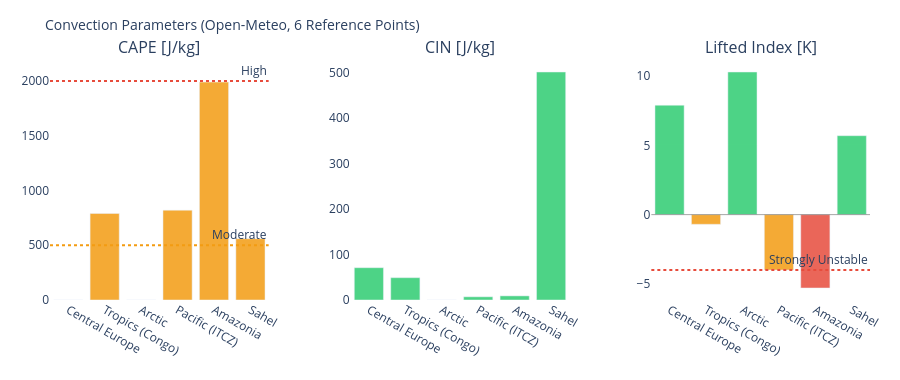

The cell this chart's notebook holds for it:
### Markdown cell above
---
## 3. Visualizations

### Code cell
# ============================================================
# CAPE / CIN / LIFTED INDEX – Convection potential
# ============================================================

if not df_atm.empty:
    fig = make_subplots(
        rows=1, cols=3,
        subplot_titles=['CAPE [J/kg]', 'CIN [J/kg]', 'Lifted Index [K]'],
        horizontal_spacing=0.1
    )
    pts = df_atm['point'].tolist()
    pt_colors = ['#E85D24','#185FA5','#888780','#378ADD','#639922','#F2A623']

    # CAPE – höher = mehr Gewitterpotential
    cape_vals = df_atm['cape'].fillna(0).tolist()
    cape_colors = ['#e74c3c' if v > 2000 else '#f39c12' if v > 500 else '#2ecc71'
                   for v in cape_vals]
    fig.add_trace(go.Bar(x=pts, y=cape_vals, marker_color=cape_colors,
                         opacity=0.85, showlegend=False), row=1, col=1)
    fig.add_hline(y=2000, line_dash='dot', line_color='#e74c3c',
                  annotation_text='High', row=1, col=1)
    fig.add_hline(y=500,  line_dash='dot', line_color='#f39c12',
                  annotation_text='Moderate', row=1, col=1)

    # CIN – negativer = stärker gedeckelt (weniger Auslöse)
    cin_vals = df_atm['cin'].fillna(0).tolist()
    cin_colors = ['#e74c3c' if v < -200 else '#f39c12' if v < -50 else '#2ecc71'
                  for v in cin_vals]
    fig.add_trace(go.Bar(x=pts, y=cin_vals, marker_color=cin_colors,
                         opacity=0.85, showlegend=False), row=1, col=2)

    # Lifted Index – negativ = instabil
    li_vals = df_atm['li'].fillna(0).tolist()
    li_colors = ['#e74c3c' if v < -4 else '#f39c12' if v < 0 else '#2ecc71'
                 for v in li_vals]
    fig.add_trace(go.Bar(x=pts, y=li_vals, marker_color=li_colors,
                         opacity=0.85, showlegend=False), row=1, col=3)
    fig.add_hline(y=0, line_color='gray', line_width=0.7, row=1, col=3)
    fig.add_hline(y=-4, line_dash='dot', line_color='#e74c3c',
                  annotation_text='Strongly Unstable', row=1, col=3)

    fig.update_layout(
        title=dict(text='Convection Parameters (Open-Meteo, 6 Reference Points)', font=dict(size=14)),
        height=380, plot_bgcolor='rgba(0,0,0,0)', paper_bgcolor='rgba(0,0,0,0)',
        margin=dict(l=50, r=30, t=60, b=80)
    )
    fig.update_xaxes(tickangle=30)
    fig.show()

### Figure 1 — Plotly figure (JSON) as saved in the notebook; plotly's stock layout.template omitted (floating-point values rounded to 4 significant figures)
{"data": [{"marker": {"color": ["#2ecc71", "#f39c12", "#2ecc71", "#f39c12", "#f39c12", "#f39c12"]}, "opacity": 0.85, "showlegend": false, "type": "bar", "x": ["Central Europe", "Tropics (Congo)", "Arctic", "Pacific (ITCZ)", "Amazonia", "Sahel"], "xaxis": "x", "y": [0.0, 790.0, 0.0, 820.0, 1990.0, 560.0], "yaxis": "y"}, {"marker": {"color": ["#2ecc71", "#2ecc71", "#2ecc71", "#2ecc71", "#2ecc71", "#2ecc71"]}, "opacity": 0.85, "showlegend": false, "type": "bar", "x": ["Central Europe", "Tropics (Congo)", "Arctic", "Pacific (ITCZ)", "Amazonia", "Sahel"], "xaxis": "x2", "y": [71.0, 49.0, 0.0, 7.0, 9.0, 501.0], "yaxis": "y2"}, {"marker": {"color": ["#2ecc71", "#f39c12", "#2ecc71", "#f39c12", "#e74c3c", "#2ecc71"]}, "opacity": 0.85, "showlegend": false, "type": "bar", "x": ["Central Europe", "Tropics (Congo)", "Arctic", "Pacific (ITCZ)", "Amazonia", "Sahel"], "xaxis": "x3", "y": [7.9, -0.7, 10.3, -4.0, -5.3, 5.7], "yaxis": "y3"}], "layout": {"annotations": [{"font": {"size": 16}, "showarrow": false, "text": "CAPE [J/kg]", "x": 0.1333, "xanchor": "center", "xref": "paper", "y": 1.0, "yanchor": "bottom", "yref": "paper"}, {"font": {"size": 16}, "showarrow": false, "text": "CIN [J/kg]", "x": 0.5, "xanchor": "center", "xref": "paper", "y": 1.0, "yanchor": "bottom", "yref": "paper"}, {"font": {"size": 16}, "showarrow": false, "text": "Lifted Index [K]", "x": 0.8667, "xanchor": "center", "xref": "paper", "y": 1.0, "yanchor": "bottom", "yref": "paper"}, {"showarrow": false, "text": "High", "x": 1, "xanchor": "right", "xref": "x domain", "y": 2000, "yanchor": "bottom", "yref": "y"}, {"showarrow": false, "text": "Moderate", "x": 1, "xanchor": "right", "xref": "x domain", "y": 500, "yanchor": "bottom", "yref": "y"}, {"showarrow": false, "text": "Strongly Unstable", "x": 1, "xanchor": "right", "xref": "x3 domain", "y": -4, "yanchor": "bottom", "yref": "y3"}], "height": 380, "margin": {"b": 80, "l": 50, "r": 30, "t": 60}, "paper_bgcolor": "rgba(0,0,0,0)", "plot_bgcolor": "rgba(0,0,0,0)", "shapes": [{"line": {"color": "#e74c3c", "dash": "dot"}, "type": "line", "x0": 0, "x1": 1, "xref": "x domain", "y0": 2000, "y1": 2000, "yref": "y"}, {"line": {"color": "#f39c12", "dash": "dot"}, "type": "line", "x0": 0, "x1": 1, "xref": "x domain", "y0": 500, "y1": 500, "yref": "y"}, {"line": {"color": "gray", "width": 0.7}, "type": "line", "x0": 0, "x1": 1, "xref": "x3 domain", "y0": 0, "y1": 0, "yref": "y3"}, {"line": {"color": "#e74c3c", "dash": "dot"}, "type": "line", "x0": 0, "x1": 1, "xref": "x3 domain", "y0": -4, "y1": -4, "yref": "y3"}], "title": {"font": {"size": 14}, "text": "Convection Parameters (Open-Meteo, 6 Reference Points)"}, "xaxis": {"anchor": "y", "domain": [0.0, 0.2667], "tickangle": 30}, "xaxis2": {"anchor": "y2", "domain": [0.3667, 0.6333], "tickangle": 30}, "xaxis3": {"anchor": "y3", "domain": [0.7333, 1.0], "tickangle": 30}, "yaxis": {"anchor": "x", "domain": [0.0, 1.0]}, "yaxis2": {"anchor": "x2", "domain": [0.0, 1.0]}, "yaxis3": {"anchor": "x3", "domain": [0.0, 1.0]}}}
